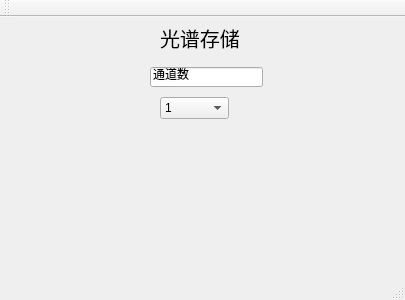
<?xml version="1.0" encoding="UTF-8"?>
<ui version="4.0">
 <class>MainWindow</class>
 <widget class="QMainWindow" name="MainWindow">
  <property name="geometry">
   <rect>
    <x>0</x>
    <y>0</y>
    <width>405</width>
    <height>300</height>
   </rect>
  </property>
  <property name="windowTitle">
   <string>MainWindow</string>
  </property>
  <widget class="QWidget" name="centralWidget">
   <widget class="QComboBox" name="comboBox">
    <property name="geometry">
     <rect>
      <x>160</x>
      <y>80</y>
      <width>69</width>
      <height>22</height>
     </rect>
    </property>
    <item>
     <property name="text">
      <string>1</string>
     </property>
    </item>
    <item>
     <property name="text">
      <string>2</string>
     </property>
    </item>
    <item>
     <property name="text">
      <string>3</string>
     </property>
    </item>
    <item>
     <property name="text">
      <string>4</string>
     </property>
    </item>
    <item>
     <property name="text">
      <string>5</string>
     </property>
    </item>
    <item>
     <property name="text">
      <string>6</string>
     </property>
    </item>
    <item>
     <property name="text">
      <string>7</string>
     </property>
    </item>
    <item>
     <property name="text">
      <string>8</string>
     </property>
    </item>
    <item>
     <property name="text">
      <string>9</string>
     </property>
    </item>
    <item>
     <property name="text">
      <string>10</string>
     </property>
    </item>
    <item>
     <property name="text">
      <string>11</string>
     </property>
    </item>
    <item>
     <property name="text">
      <string>12</string>
     </property>
    </item>
    <item>
     <property name="text">
      <string>13</string>
     </property>
    </item>
    <item>
     <property name="text">
      <string>14</string>
     </property>
    </item>
    <item>
     <property name="text">
      <string>15</string>
     </property>
    </item>
    <item>
     <property name="text">
      <string>16</string>
     </property>
    </item>
    <item>
     <property name="text">
      <string>17</string>
     </property>
    </item>
    <item>
     <property name="text">
      <string>18</string>
     </property>
    </item>
    <item>
     <property name="text">
      <string>19</string>
     </property>
    </item>
    <item>
     <property name="text">
      <string>20</string>
     </property>
    </item>
    <item>
     <property name="text">
      <string>21</string>
     </property>
    </item>
    <item>
     <property name="text">
      <string>22</string>
     </property>
    </item>
    <item>
     <property name="text">
      <string>23</string>
     </property>
    </item>
    <item>
     <property name="text">
      <string>24</string>
     </property>
    </item>
    <item>
     <property name="text">
      <string>25</string>
     </property>
    </item>
    <item>
     <property name="text">
      <string>26</string>
     </property>
    </item>
    <item>
     <property name="text">
      <string>27</string>
     </property>
    </item>
    <item>
     <property name="text">
      <string>28</string>
     </property>
    </item>
    <item>
     <property name="text">
      <string>29</string>
     </property>
    </item>
    <item>
     <property name="text">
      <string>30</string>
     </property>
    </item>
    <item>
     <property name="text">
      <string>31</string>
     </property>
    </item>
    <item>
     <property name="text">
      <string>32</string>
     </property>
    </item>
   </widget>
   <widget class="QLabel" name="label_2">
    <property name="geometry">
     <rect>
      <x>160</x>
      <y>0</y>
      <width>91</width>
      <height>41</height>
     </rect>
    </property>
    <property name="font">
     <font>
      <pointsize>15</pointsize>
     </font>
    </property>
    <property name="text">
     <string>光谱存储</string>
    </property>
   </widget>
   <widget class="QLineEdit" name="lineEdit">
    <property name="geometry">
     <rect>
      <x>150</x>
      <y>50</y>
      <width>113</width>
      <height>20</height>
     </rect>
    </property>
    <property name="text">
     <string>通道数</string>
    </property>
   </widget>
  </widget>
  <widget class="QMenuBar" name="menuBar">
   <property name="geometry">
    <rect>
     <x>0</x>
     <y>0</y>
     <width>405</width>
     <height>23</height>
    </rect>
   </property>
  </widget>
  <widget class="QToolBar" name="mainToolBar">
   <attribute name="toolBarArea">
    <enum>TopToolBarArea</enum>
   </attribute>
   <attribute name="toolBarBreak">
    <bool>false</bool>
   </attribute>
  </widget>
  <widget class="QStatusBar" name="statusBar"/>
 </widget>
 <layoutdefault spacing="6" margin="11"/>
 <resources/>
 <connections/>
</ui>
